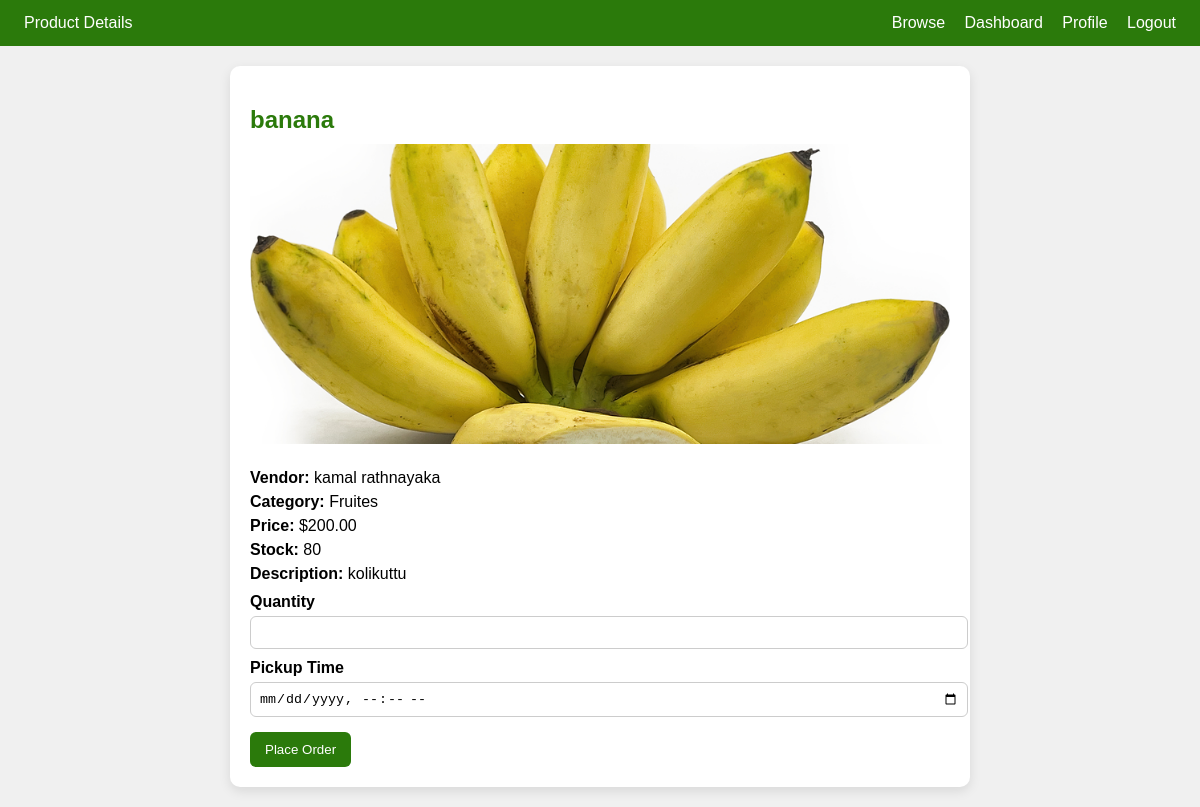
The page /product_details.php?id=4 (signed in) on the database its author committed.
### tables this page shows
CREATE TABLE IF NOT EXISTS `products` (
  `product_id` int NOT NULL AUTO_INCREMENT,
  `vendor_id` int DEFAULT NULL,
  `name` varchar(150) DEFAULT NULL,
  `category` varchar(100) DEFAULT NULL,
  `price` decimal(10,2) DEFAULT NULL,
  `stock` int DEFAULT NULL,
  `description` varchar(200) DEFAULT NULL,
  `image` varchar(255) DEFAULT NULL,
  `status` enum('active','inactive') DEFAULT 'active',
  PRIMARY KEY (`product_id`),
  KEY `vendor_id` (`vendor_id`)
);

CREATE TABLE IF NOT EXISTS `vendors` (
  `vendor_id` int NOT NULL AUTO_INCREMENT,
  `name` varchar(100) DEFAULT NULL,
  `nic` varchar(20) DEFAULT NULL,
  `contact` varchar(20) DEFAULT NULL,
  `address` varchar(255) DEFAULT NULL,
  `category` varchar(100) DEFAULT NULL,
  `profile_photo` varchar(255) DEFAULT NULL,
  `email` varchar(100) DEFAULT NULL,
  `password` varchar(255) DEFAULT NULL,
  `status` enum('Pending','Approved','Rejected') DEFAULT 'Pending',
  PRIMARY KEY (`vendor_id`),
  UNIQUE KEY `email` (`email`)
);

### product_details.php (the view, shortened to what this page needs)
<?php
include "conn.php";
$product_id = isset($_GET['id']) ? (int)$_GET['id'] : 0;
$sql = "SELECT p.*, v.name AS vendor_name
        FROM products p
        LEFT JOIN vendors v ON p.vendor_id = v.vendor_id
        WHERE p.product_id = $product_id";
$result = mysqli_query($conn, $sql);
$product = mysqli_fetch_assoc($result);
?>
<!DOCTYPE html>
<html>
<head>
</head>
<body>
<header>
    <div>Product Details</div>
    <nav>
        <a href="browse_products.php">Browse</a>
        <a href="customer_dashboard.php">Dashboard</a>
        <a href="customer_profile.php">Profile</a>
        <a href="logout.php">Logout</a>
    </nav>
</header>
<div class="container">
    <h2><?php echo htmlspecialchars($product['name']); ?></h2>
    <img src="<?php echo (!empty($product['image']) && file_exists($product['image'])) ? $product['image'] : 'https://via.placeholder.com/400x300?text=No+image'; ?>" alt="Product Image">
    <p><strong>Vendor:</strong> <?php echo htmlspecialchars($product['vendor_name']); ?></p>
    <p><strong>Category:</strong> <?php echo htmlspecialchars($product['category']); ?></p>
    <p><strong>Price:</strong> $<?php echo number_format($product['price'],2); ?></p>
    <p><strong>Stock:</strong> <?php echo (int)$product['stock']; ?></p>
    <p><strong>Description:</strong> <?php echo htmlspecialchars($product['description']); ?></p>
    <form method="post">
        <label for="quantity">Quantity</label>
        <input type="number" name="quantity" min="1" max="<?php echo (int)$product['stock']; ?>" required>
        <label for="pickup_time">Pickup Time</label>
        <input type="datetime-local" name="pickup_time" required>
        <button type="submit" name="order">Place Order</button>
    </form>
</div>
</body>
</html>

### product_details.php (style rules this page uses)
body { font-family: Arial; background:#f0f0f0; margin:0; padding:0; }
header { background:#2b7a0b; color:white; padding:14px 24px; display:flex; justify-content:space-between; align-items:center; }
header a { color:white; margin-left:15px; text-decoration:none; }
.container { max-width:700px; margin:20px auto; background:#fff; padding:20px; border-radius:10px; box-shadow:0 4px 12px rgba(0,0,0,0.1); }
h2 { color:#2b7a0b; margin-bottom:10px; }
img { width:100%; max-height:300px; object-fit:cover; border-radius:6px; margin-bottom:15px; }
p { margin:6px 0; }
label { display:block; margin-top:10px; font-weight:bold; }
input, select { width:100%; padding:8px; margin-top:5px; border-radius:6px; border:1px solid #ccc; }
button { margin-top:15px; padding:10px 15px; background:#2b7a0b; color:white; border:none; border-radius:6px; cursor:pointer; }

### rows shown on the page
products: name "banana", image (picture), vendor.name "kamal rathnayaka", category "Fruites", price "200.00", stock "80", description "kolikuttu"
